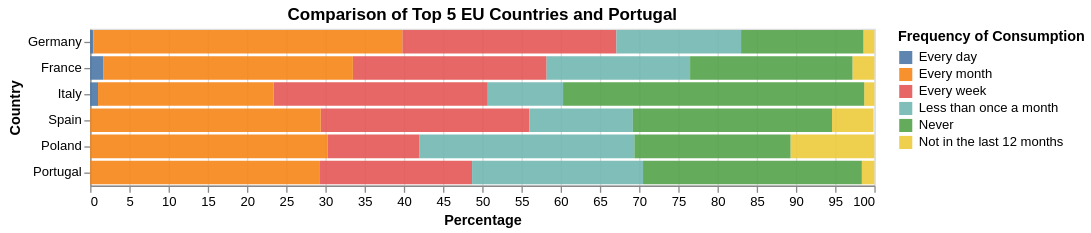

The cell this chart's notebook holds for it:
### Code cell
selection = alt.selection_point(fields=['variable'], bind='legend')

stacked_bars = alt.Chart(df3_melted, title='Comparison of Top 5 EU Countries and Portugal').mark_bar().encode(
    x=alt.X('sum(value):Q', title='Percentage', scale=alt.Scale(domain=[0, 100])),
    y=alt.Y('Country:N').sort(['Germany', 'France', 'Italy', 'Spain', 'Poland', 'Portugal']),
    color=alt.Color('variable:N', legend=alt.Legend(title="Frequency of Consumption", )),
    opacity=alt.when(selection).then(alt.value(0.9)).otherwise(alt.value(0.2))
).add_params(
    selection
).properties(
    width=600
)

stacked_bars

### Figure 1 — Vega-Lite specification as saved in the notebook (floating-point values rounded to 4 significant figures)
{"config": {"view": {"continuousWidth": 300, "continuousHeight": 300}}, "data": {"name": "data-ac62fa810b4c99ee575915d04e94820f"}, "mark": {"type": "bar"}, "encoding": {"color": {"field": "variable", "legend": {"title": "Frequency of Consumption"}, "type": "nominal"}, "opacity": {"condition": [{"param": "param_36", "value": 0.9}], "value": 0.2}, "x": {"aggregate": "sum", "field": "value", "scale": {"domain": [0, 100]}, "title": "Percentage", "type": "quantitative"}, "y": {"field": "Country", "sort": ["Germany", "France", "Italy", "Spain", "Poland", "Portugal"], "type": "nominal"}}, "params": [{"name": "param_36", "select": {"type": "point", "fields": ["variable"]}, "bind": "legend"}], "title": "Comparison of Top 5 EU Countries and Portugal", "width": 600, "$schema": "https://vega.github.io/schema/vega-lite/v5.20.1.json", "datasets": {"data-ac62fa810b4c99ee575915d04e94820f": [{"Country": "Germany", "variable": "Every day", "value": 0.4}, {"Country": "Spain", "variable": "Every day", "value": 0.0}, {"Country": "France", "variable": "Every day", "value": 1.7}, {"Country": "Italy", "variable": "Every day", "value": 1.0}, {"Country": "Poland", "variable": "Every day", "value": 0.0}, {"Country": "Portugal", "variable": "Every day", "value": 0.0}, {"Country": "Germany", "variable": "Every week", "value": 27.3}, {"Country": "Spain", "variable": "Every week", "value": 26.6}, {"Country": "France", "variable": "Every week", "value": 24.7}, {"Country": "Italy", "variable": "Every week", "value": 27.3}, {"Country": "Poland", "variable": "Every week", "value": 11.7}, {"Country": "Portugal", "variable": "Every week", "value": 19.4}, {"Country": "Germany", "variable": "Every month", "value": 39.4}, {"Country": "Spain", "variable": "Every month", "value": 29.4}, {"Country": "France", "variable": "Every month", "value": 31.8}, {"Country": "Italy", "variable": "Every month", "value": 22.4}, {"Country": "Poland", "variable": "Every month", "value": 30.3}, {"Country": "Portugal", "variable": "Every month", "value": 29.3}, {"Country": "Germany", "variable": "Less than once a month", "value": 15.9}, {"Country": "Spain", "variable": "Less than once a month", "value": 13.2}, {"Country": "France", "variable": "Less than once a month", "value": 18.3}, {"Country": "Italy", "variable": "Less than once a month", "value": 9.6}, {"Country": "Poland", "variable": "Less than once a month", "value": 27.4}, {"Country": "Portugal", "variable": "Less than once a month", "value": 21.8}, {"Country": "Germany", "variable": "Not in the last 12 months", "value": 1.4}, {"Country": "Spain", "variable": "Not in the last 12 months", "value": 5.3}, {"Country": "France", "variable": "Not in the last 12 months", "value": 2.8}, {"Country": "Italy", "variable": "Not in the last 12 months", "value": 1.3}, {"Country": "Poland", "variable": "Not in the last 12 months", "value": 10.7}, {"Country": "Portugal", "variable": "Not in the last 12 months", "value": 1.6}, {"Country": "Germany", "variable": "Never", "value": 15.6}, {"Country": "Spain", "variable": "Never", "value": 25.4}, {"Country": "France", "variable": "Never", "value": 20.7}, {"Country": "Italy", "variable": "Never", "value": 38.4}, {"Country": "Poland", "variable": "Never", "value": 19.9}, {"Country": "Portugal", "variable": "Never", "value": 27.9}]}}
